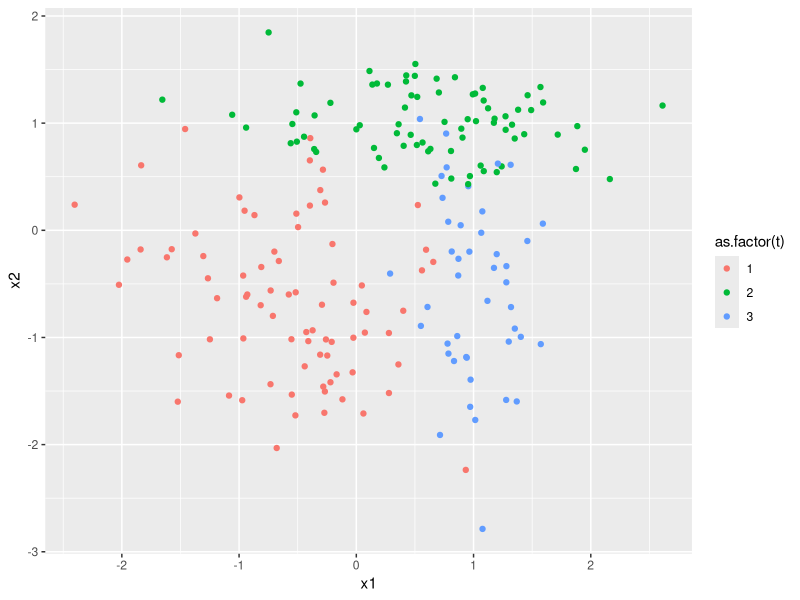
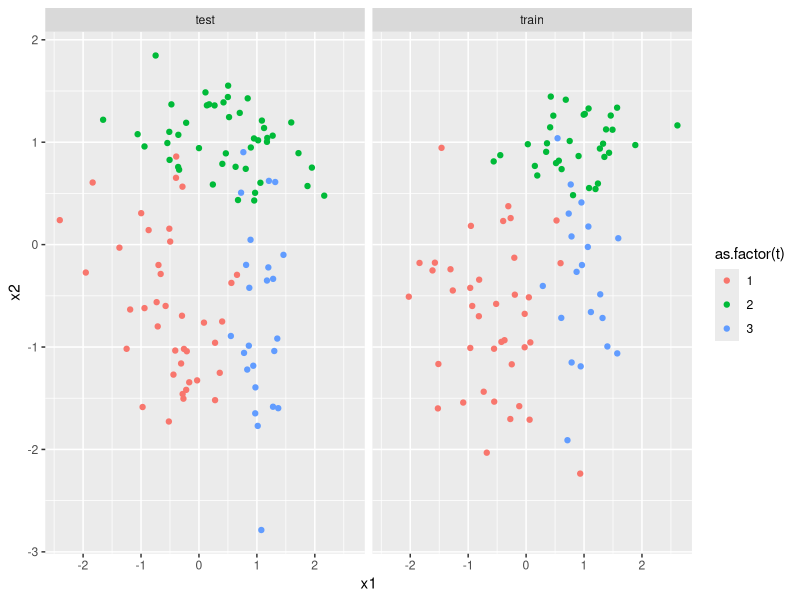
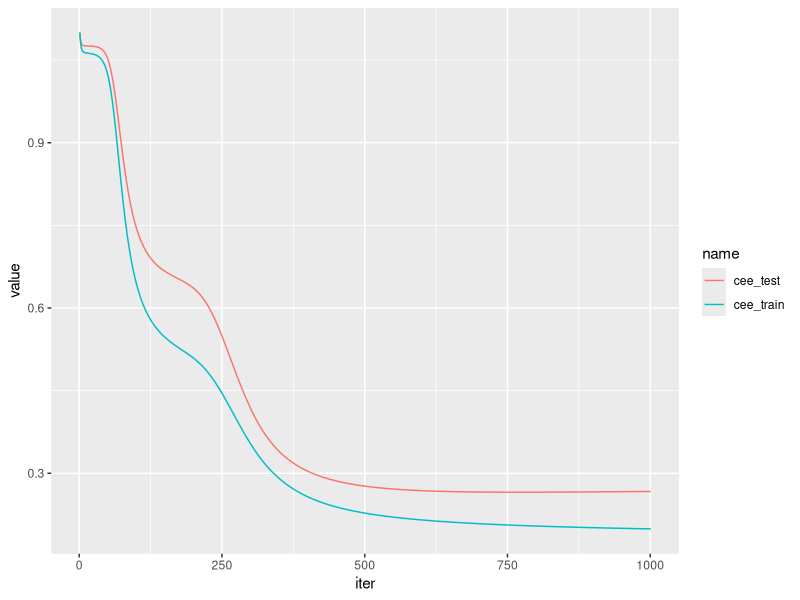
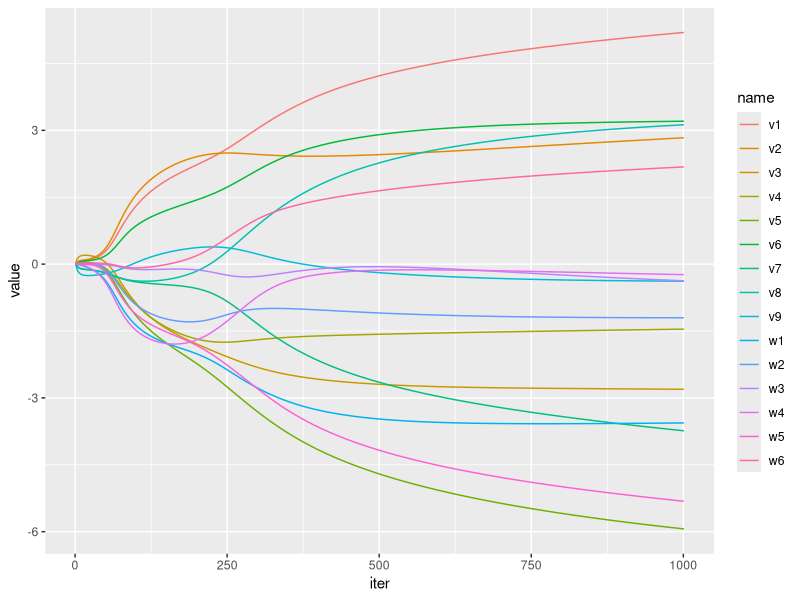
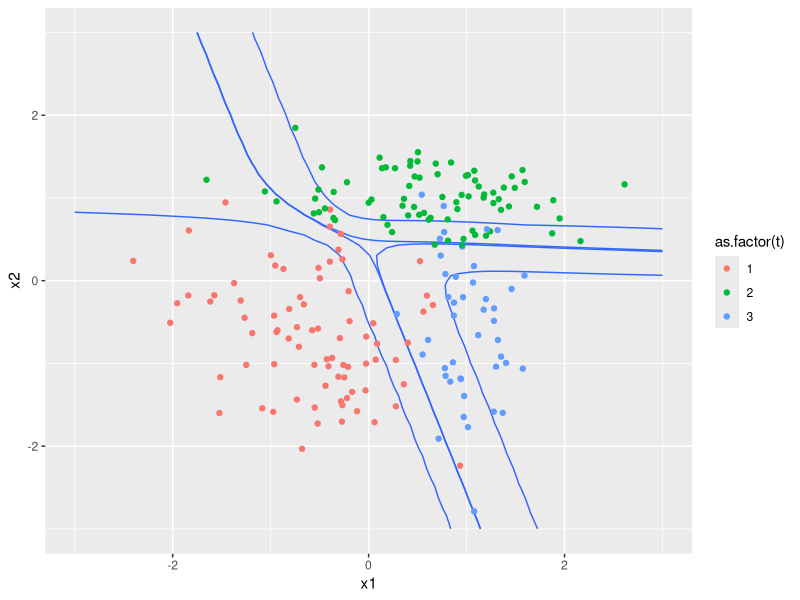

These figures' R source, in order:
library(tidyverse)

# make data for 3 categories using 2 predictors
n = 200
k = 3

# mean and sd of the distribution
mu = rbind(c(-.5,-.5), c(.5,1), c(1,-.5))
sig = rbind(c(.7,.7), c(.8,.3), c(.3,.8))

# probability
p = c(.4, .8, 1)

df = tibble(wk=runif(n)) %>%	
	mutate(t = case_when(
		wk<p[1] ~ 1,
		wk<p[2] ~ 2,
		TRUE ~ 3)) %>%
	mutate( x1= map_dbl(t, ~rnorm(1) * sig[.,1]+mu[.,1]),
			x2= map_dbl(t, ~rnorm(1) * sig[.,2]+mu[.,2]) )

ggplot(df, aes(x=x1, y=x2, color=as.factor(t))) +
	geom_point()

test_ratio = 0.5
df = df %>% mutate(data=ifelse(runif(n)>test_ratio, 'train', 'test'))

ggplot(df, aes(x=x1, y=x2, color=as.factor(t))) +
	geom_point() +
	facet_grid(.~data)

# logistic function: naive inmplementation
sigmoid = function(x){
	1/(1+exp(-x))
}

soft_max = function(a){
	k = length(a)
	u=0
	for (i in 1:k){
		u = u + exp(a[i])
	}
	return(exp(a)/u)
}
# ggplot(data.frame(x=c(-5,5)), aes(x=x)) +
# 	stat_function(fun=sigmoid)


# feed-forward neural netwrok
# w is a d+1 x m matrix and v is a m+1 x k matrix
fnn = function(x, w, v){
	#  x: matrix with d predictors for n data points (n x d)
	n = dim(x)[1]
	d = dim(x)[2]
	#  m: the number of neurons in the middle layer
	m = length(w)/(d+1)
	#  k: the numnber of output categories
	k = length(v)/(m+1)
	# add dummy input to x for constant term
	x = cbind(x, rep(1,n))
	# convert w to a matrix
	#  w: the weights of input to m nodes a m x (d+1) 
	# w_ji is the weight for the input i to j
	w_m = matrix(w, nrow=d+1, ncol=m) %>% t()
	#  b: the sum of inputs from x (d+1)
	# b_j = ∑w_ji x_i
	b = matrix(0, nrow=n, ncol=m)
	#  z: the output of the middle layer sigmoid(a) (d+1)
	z = matrix(0, nrow=n, ncol=m)
	for (i in 1:n){
		b[i,] = w_m %*% x[i,]
		z[i,] = sigmoid(b[i,])
	}	
	# add dummy input to z for constant term 
	z = cbind(z, rep(1,n))
	#  v: the weigths of middle layer to the output b  k x (m + 1)
	v_m = matrix(v, nrow=m+1, ncol=k) %>% t()
	#  a: the sum of inputs from z 
	a = matrix(0, nrow=n, ncol=k)
	#  y: the probability of each of the k categories
	y = matrix(0, nrow=n, ncol=k)
	for (i in 1:n){
		a[i,] = v_m %*% z[i,] 
		y[i,] = soft_max(a[i,])
	}				
	return(list(b=b, z=z, a=a, y=y))
}

# x = rbind(c(-0.14, 0.87), c(-0.87,-1.25))
# fnn(x[1:2,], w=rep(1,12), v=rep(1,15))

# cross entropy error of FNN
# assume predictors start with x and categories stored in t in .data
cee_fnn = function(.data, w, v){
	t = pull(.data, t)
	x = .data %>% select(starts_with('x')) %>% as.matrix()
	y = fnn(x, w, v)$y
	cee=0
	for (i in 1:nrow(.data)){
		cee = cee - log(y[i, t[i]])
	}
	# divide by n to get the mean cee
	cee/nrow(.data)
}

# cee_fnn(df, rep(1,6), rep(1,9))

dcee_fnn_num = function(.data, w, v, epsilon=0.01){
	par = c(w,v)
	d_par = rep(NA,length(par))
	# loop parameters
	for (i in 1:length(par)){
		p_epsilon = par
		p_epsilon[i] = par[i] + epsilon
		mse1 = cee_fnn(.data, 
					   p_epsilon[1:length(w)], 
					   p_epsilon[(length(w)+1):length(par)])
		p_epsilon = par
		p_epsilon[i] = par[i] - epsilon
		mse2 = cee_fnn(.data, 
					   p_epsilon[1:length(w)], 
					   p_epsilon[(length(w)+1):length(par)])
		d_par[i] = (mse1 - mse2)/(2*epsilon)
	}
	d_w = d_par[1:length(w)]
	d_v = d_par[(length(w)+1):length(par)]
	return(list(d_w=d_w, d_v=d_v))
}

# dcee_fnn_num(df[1:2,], w=rnorm(6), v=rnorm(9))
# .train and .test are data.frames
fit_dcee_fnn_num = function(.train, .test, 
	w_init, v_init, epsilon=0.01, alpha=0.5, max_iter=1000){
	w = w_init
	v = v_init
	df_cee <- tibble(cee_train=cee_fnn(.train, w_init, v_init),
					 cee_test=cee_fnn(.test, w_init, v_init))
	df_trace = c(w, v)	
	for (i in 1:max_iter){
		par <- dcee_fnn_num(.train, w, v, epsilon=epsilon)
		# update w and v
		w = w - alpha * par$d_w
		v = v - alpha * par$d_v
		df_trace = rbind(df_trace, c(w, v))
		df_cee = df_cee %>% add_row(cee_train=cee_fnn(.train, w, v),cee_test=cee_fnn(.test, w, v))
	}
	df_trace = as_tibble(df_trace)
	colnames(df_trace) = c(paste0('w', 1:length(w)), paste0('v', 1:length(v)))
	return(list(df_trace=df_trace, df_cee=df_cee, w=w, v=v))
}

# fit FNN with two neurons in the middle layer
fit <- fit_dcee_fnn_num(filter(df, data=='train'), filter(df, data=='test'), 
			w_init=rnorm(6,0,.01), v_init=rnorm(9,0,.01))

# fit FNN with three neurons in the middle layer
# fit2 <- fit_dcee_fnn_num(filter(df, data=='train'), filter(df, data=='test'), 
# 			w_init=rnorm(9,0,.01), v_init=rnorm(12,0,.01))

df_cee = fit$df_cee %>% 
	rowid_to_column('iter') %>%
	pivot_longer(-iter)

ggplot(df_cee) +
	geom_line(aes(x=iter, y=value, color=name))

df_trace = fit$df_trace %>% 
	rowid_to_column('iter') %>%
	pivot_longer(-iter)

ggplot(df_trace) +
	geom_line(aes(x=iter, y=value, color=name))

# visualize the results
x1=seq(-3,3, length.out=50)
x2=seq(-3,3, length.out=50)
plane <- expand_grid(x1, x2) %>%
	# sample_n(10) %>%
	bind_cols(fnn(as.matrix(.), fit$w, fit$v)$y %>% 
			as_tibble %>% setNames(c('y1', 'y2', 'y3')))

ggplot() +
	geom_contour(aes(x=x1, y=x2, z=y1), plane, breaks=c(0.5, 0.9)) +
	geom_contour(aes(x=x1, y=x2, z=y2), plane, breaks=c(0.5, 0.9)) +
	geom_contour(aes(x=x1, y=x2, z=y3), plane, breaks=c(0.5, 0.9)) +
	geom_point(aes(x=x1, y=x2, color=as.factor(t)), df)

